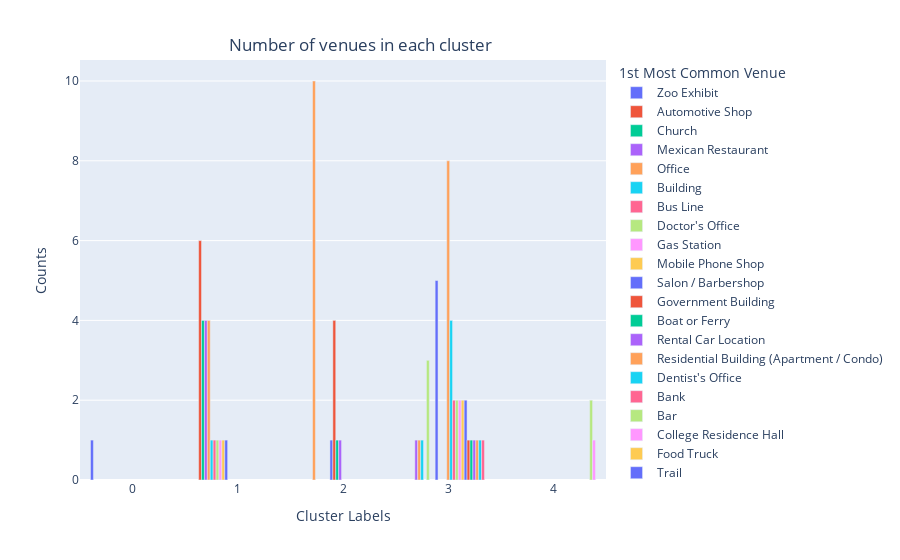

This figure's notebook cell:
### Code cell
# plot the group bar chart
import plotly.express as px 

fig = px.bar(common_vaneus_cluster, x="Cluster Labels", y="Counts", 
             color="1st Most Common Venue", hover_data=['1st Most Common Venue'], 
             barmode = 'group') 

fig.update_layout(
    title={
        'text': "Number of venues in each cluster",
        'y':0.93,
        'x':0.4,
        'xanchor': 'center',
        'yanchor': 'top'})

fig.show()

### Figure 1 — Plotly figure (JSON) as saved in the notebook; plotly's stock layout.template omitted (floating-point values rounded to 4 significant figures)
{"data": [{"alignmentgroup": "True", "customdata": [["Zoo Exhibit"]], "hovertemplate": "1st Most Common Venue=%{customdata[0]}<br>Cluster Labels=%{x}<br>Counts=%{y}<extra></extra>", "legendgroup": "Zoo Exhibit", "marker": {"color": "#636efa"}, "name": "Zoo Exhibit", "offsetgroup": "Zoo Exhibit", "orientation": "v", "showlegend": true, "textposition": "auto", "type": "bar", "x": [0], "xaxis": "x", "y": [1], "yaxis": "y"}, {"alignmentgroup": "True", "customdata": [["Automotive Shop"]], "hovertemplate": "1st Most Common Venue=%{customdata[0]}<br>Cluster Labels=%{x}<br>Counts=%{y}<extra></extra>", "legendgroup": "Automotive Shop", "marker": {"color": "#EF553B"}, "name": "Automotive Shop", "offsetgroup": "Automotive Shop", "orientation": "v", "showlegend": true, "textposition": "auto", "type": "bar", "x": [1], "xaxis": "x", "y": [6], "yaxis": "y"}, {"alignmentgroup": "True", "customdata": [["Church"]], "hovertemplate": "1st Most Common Venue=%{customdata[0]}<br>Cluster Labels=%{x}<br>Counts=%{y}<extra></extra>", "legendgroup": "Church", "marker": {"color": "#00cc96"}, "name": "Church", "offsetgroup": "Church", "orientation": "v", "showlegend": true, "textposition": "auto", "type": "bar", "x": [1], "xaxis": "x", "y": [4], "yaxis": "y"}, {"alignmentgroup": "True", "customdata": [["Mexican Restaurant"], ["Mexican Restaurant"]], "hovertemplate": "1st Most Common Venue=%{customdata[0]}<br>Cluster Labels=%{x}<br>Counts=%{y}<extra></extra>", "legendgroup": "Mexican Restaurant", "marker": {"color": "#ab63fa"}, "name": "Mexican Restaurant", "offsetgroup": "Mexican Restaurant", "orientation": "v", "showlegend": true, "textposition": "auto", "type": "bar", "x": [1, 3], "xaxis": "x", "y": [4, 1], "yaxis": "y"}, {"alignmentgroup": "True", "customdata": [["Office"], ["Office"], ["Office"]], "hovertemplate": "1st Most Common Venue=%{customdata[0]}<br>Cluster Labels=%{x}<br>Counts=%{y}<extra></extra>", "legendgroup": "Office", "marker": {"color": "#FFA15A"}, "name": "Office", "offsetgroup": "Office", "orientation": "v", "showlegend": true, "textposition": "auto", "type": "bar", "x": [1, 2, 3], "xaxis": "x", "y": [4, 10, 1], "yaxis": "y"}, {"alignmentgroup": "True", "customdata": [["Building"], ["Building"]], "hovertemplate": "1st Most Common Venue=%{customdata[0]}<br>Cluster Labels=%{x}<br>Counts=%{y}<extra></extra>", "legendgroup": "Building", "marker": {"color": "#19d3f3"}, "name": "Building", "offsetgroup": "Building", "orientation": "v", "showlegend": true, "textposition": "auto", "type": "bar", "x": [1, 3], "xaxis": "x", "y": [1, 1], "yaxis": "y"}, {"alignmentgroup": "True", "customdata": [["Bus Line"]], "hovertemplate": "1st Most Common Venue=%{customdata[0]}<br>Cluster Labels=%{x}<br>Counts=%{y}<extra></extra>", "legendgroup": "Bus Line", "marker": {"color": "#FF6692"}, "name": "Bus Line", "offsetgroup": "Bus Line", "orientation": "v", "showlegend": true, "textposition": "auto", "type": "bar", "x": [1], "xaxis": "x", "y": [1], "yaxis": "y"}, {"alignmentgroup": "True", "customdata": [["Doctor's Office"], ["Doctor's Office"]], "hovertemplate": "1st Most Common Venue=%{customdata[0]}<br>Cluster Labels=%{x}<br>Counts=%{y}<extra></extra>", "legendgroup": "Doctor's Office", "marker": {"color": "#B6E880"}, "name": "Doctor's Office", "offsetgroup": "Doctor's Office", "orientation": "v", "showlegend": true, "textposition": "auto", "type": "bar", "x": [1, 3], "xaxis": "x", "y": [1, 3], "yaxis": "y"}, {"alignmentgroup": "True", "customdata": [["Gas Station"]], "hovertemplate": "1st Most Common Venue=%{customdata[0]}<br>Cluster Labels=%{x}<br>Counts=%{y}<extra></extra>", "legendgroup": "Gas Station", "marker": {"color": "#FF97FF"}, "name": "Gas Station", "offsetgroup": "Gas Station", "orientation": "v", "showlegend": true, "textposition": "auto", "type": "bar", "x": [1], "xaxis": "x", "y": [1], "yaxis": "y"}, {"alignmentgroup": "True", "customdata": [["Mobile Phone Shop"]], "hovertemplate": "1st Most Common Venue=%{customdata[0]}<br>Cluster Labels=%{x}<br>Counts=%{y}<extra></extra>", "legendgroup": "Mobile Phone Shop", "marker": {"color": "#FECB52"}, "name": "Mobile Phone Shop", "offsetgroup": "Mobile Phone Shop", "orientation": "v", "showlegend": true, "textposition": "auto", "type": "bar", "x": [1], "xaxis": "x", "y": [1], "yaxis": "y"}, {"alignmentgroup": "True", "customdata": [["Salon / Barbershop"], ["Salon / Barbershop"], ["Salon / Barbershop"]], "hovertemplate": "1st Most Common Venue=%{customdata[0]}<br>Cluster Labels=%{x}<br>Counts=%{y}<extra></extra>", "legendgroup": "Salon / Barbershop", "marker": {"color": "#636efa"}, "name": "Salon / Barbershop", "offsetgroup": "Salon / Barbershop", "orientation": "v", "showlegend": true, "textposition": "auto", "type": "bar", "x": [1, 2, 3], "xaxis": "x", "y": [1, 1, 5], "yaxis": "y"}, {"alignmentgroup": "True", "customdata": [["Government Building"]], "hovertemplate": "1st Most Common Venue=%{customdata[0]}<br>Cluster Labels=%{x}<br>Counts=%{y}<extra></extra>", "legendgroup": "Government Building", "marker": {"color": "#EF553B"}, "name": "Government Building", "offsetgroup": "Government Building", "orientation": "v", "showlegend": true, "textposition": "auto", "type": "bar", "x": [2], "xaxis": "x", "y": [4], "yaxis": "y"}, {"alignmentgroup": "True", "customdata": [["Boat or Ferry"]], "hovertemplate": "1st Most Common Venue=%{customdata[0]}<br>Cluster Labels=%{x}<br>Counts=%{y}<extra></extra>", "legendgroup": "Boat or Ferry", "marker": {"color": "#00cc96"}, "name": "Boat or Ferry", "offsetgroup": "Boat or Ferry", "orientation": "v", "showlegend": true, "textposition": "auto", "type": "bar", "x": [2], "xaxis": "x", "y": [1], "yaxis": "y"}, {"alignmentgroup": "True", "customdata": [["Rental Car Location"]], "hovertemplate": "1st Most Common Venue=%{customdata[0]}<br>Cluster Labels=%{x}<br>Counts=%{y}<extra></extra>", "legendgroup": "Rental Car Location", "marker": {"color": "#ab63fa"}, "name": "Rental Car Location", "offsetgroup": "Rental Car Location", "orientation": "v", "showlegend": true, "textposition": "auto", "type": "bar", "x": [2], "xaxis": "x", "y": [1], "yaxis": "y"}, {"alignmentgroup": "True", "customdata": [["Residential Building (Apartment / Condo)"]], "hovertemplate": "1st Most Common Venue=%{customdata[0]}<br>Cluster Labels=%{x}<br>Counts=%{y}<extra></extra>", "legendgroup": "Residential Building (Apartment / Condo)", "marker": {"color": "#FFA15A"}, "name": "Residential Building (Apartment / Condo)", "offsetgroup": "Residential Building (Apartment / Condo)", "orientation": "v", "showlegend": true, "textposition": "auto", "type": "bar", "x": [3], "xaxis": "x", "y": [8], "yaxis": "y"}, {"alignmentgroup": "True", "customdata": [["Dentist's Office"]], "hovertemplate": "1st Most Common Venue=%{customdata[0]}<br>Cluster Labels=%{x}<br>Counts=%{y}<extra></extra>", "legendgroup": "Dentist's Office", "marker": {"color": "#19d3f3"}, "name": "Dentist's Office", "offsetgroup": "Dentist's Office", "orientation": "v", "showlegend": true, "textposition": "auto", "type": "bar", "x": [3], "xaxis": "x", "y": [4], "yaxis": "y"}, {"alignmentgroup": "True", "customdata": [["Bank"]], "hovertemplate": "1st Most Common Venue=%{customdata[0]}<br>Cluster Labels=%{x}<br>Counts=%{y}<extra></extra>", "legendgroup": "Bank", "marker": {"color": "#FF6692"}, "name": "Bank", "offsetgroup": "Bank", "orientation": "v", "showlegend": true, "textposition": "auto", "type": "bar", "x": [3], "xaxis": "x", "y": [2], "yaxis": "y"}, {"alignmentgroup": "True", "customdata": [["Bar"]], "hovertemplate": "1st Most Common Venue=%{customdata[0]}<br>Cluster Labels=%{x}<br>Counts=%{y}<extra></extra>", "legendgroup": "Bar", "marker": {"color": "#B6E880"}, "name": "Bar", "offsetgroup": "Bar", "orientation": "v", "showlegend": true, "textposition": "auto", "type": "bar", "x": [3], "xaxis": "x", "y": [2], "yaxis": "y"}, {"alignmentgroup": "True", "customdata": [["College Residence Hall"]], "hovertemplate": "1st Most Common Venue=%{customdata[0]}<br>Cluster Labels=%{x}<br>Counts=%{y}<extra></extra>", "legendgroup": "College Residence Hall", "marker": {"color": "#FF97FF"}, "name": "College Residence Hall", "offsetgroup": "College Residence Hall", "orientation": "v", "showlegend": true, "textposition": "auto", "type": "bar", "x": [3], "xaxis": "x", "y": [2], "yaxis": "y"}, {"alignmentgroup": "True", "customdata": [["Food Truck"]], "hovertemplate": "1st Most Common Venue=%{customdata[0]}<br>Cluster Labels=%{x}<br>Counts=%{y}<extra></extra>", "legendgroup": "Food Truck", "marker": {"color": "#FECB52"}, "name": "Food Truck", "offsetgroup": "Food Truck", "orientation": "v", "showlegend": true, "textposition": "auto", "type": "bar", "x": [3], "xaxis": "x", "y": [2], "yaxis": "y"}, {"alignmentgroup": "True", "customdata": [["Trail"]], "hovertemplate": "1st Most Common Venue=%{customdata[0]}<br>Cluster Labels=%{x}<br>Counts=%{y}<extra></extra>", "legendgroup": "Trail", "marker": {"color": "#636efa"}, "name": "Trail", "offsetgroup": "Trail", "orientation": "v", "showlegend": true, "textposition": "auto", "type": "bar", "x": [3], "xaxis": "x", "y": [2], "yaxis": "y"}, {"alignmentgroup": "True", "customdata": [["Antique Shop"]], "hovertemplate": "1st Most Common Venue=%{customdata[0]}<br>Cluster Labels=%{x}<br>Counts=%{y}<extra></extra>", "legendgroup": "Antique Shop", "marker": {"color": "#EF553B"}, "name": "Antique Shop", "offsetgroup": "Antique Shop", "orientation": "v", "showlegend": true, "textposition": "auto", "type": "bar", "x": [3], "xaxis": "x", "y": [1], "yaxis": "y"}, {"alignmentgroup": "True", "customdata": [["Gym / Fitness Center"]], "hovertemplate": "1st Most Common Venue=%{customdata[0]}<br>Cluster Labels=%{x}<br>Counts=%{y}<extra></extra>", "legendgroup": "Gym / Fitness Center", "marker": {"color": "#00cc96"}, "name": "Gym / Fitness Center", "offsetgroup": "Gym / Fitness Center", "orientation": "v", "showlegend": true, "textposition": "auto", "type": "bar", "x": [3], "xaxis": "x", "y": [1], "yaxis": "y"}, {"alignmentgroup": "True", "customdata": [["Italian Restaurant"]], "hovertemplate": "1st Most Common Venue=%{customdata[0]}<br>Cluster Labels=%{x}<br>Counts=%{y}<extra></extra>", "legendgroup": "Italian Restaurant", "marker": {"color": "#ab63fa"}, "name": "Italian Restaurant", "offsetgroup": "Italian Restaurant", "orientation": "v", "showlegend": true, "textposition": "auto", "type": "bar", "x": [3], "xaxis": "x", "y": [1], "yaxis": "y"}, {"alignmentgroup": "True", "customdata": [["Park"]], "hovertemplate": "1st Most Common Venue=%{customdata[0]}<br>Cluster Labels=%{x}<br>Counts=%{y}<extra></extra>", "legendgroup": "Park", "marker": {"color": "#FFA15A"}, "name": "Park", "offsetgroup": "Park", "orientation": "v", "showlegend": true, "textposition": "auto", "type": "bar", "x": [3], "xaxis": "x", "y": [1], "yaxis": "y"}, {"alignmentgroup": "True", "customdata": [["Playground"]], "hovertemplate": "1st Most Common Venue=%{customdata[0]}<br>Cluster Labels=%{x}<br>Counts=%{y}<extra></extra>", "legendgroup": "Playground", "marker": {"color": "#19d3f3"}, "name": "Playground", "offsetgroup": "Playground", "orientation": "v", "showlegend": true, "textposition": "auto", "type": "bar", "x": [3], "xaxis": "x", "y": [1], "yaxis": "y"}, {"alignmentgroup": "True", "customdata": [["Real Estate Office"]], "hovertemplate": "1st Most Common Venue=%{customdata[0]}<br>Cluster Labels=%{x}<br>Counts=%{y}<extra></extra>", "legendgroup": "Real Estate Office", "marker": {"color": "#FF6692"}, "name": "Real Estate Office", "offsetgroup": "Real Estate Office", "orientation": "v", "showlegend": true, "textposition": "auto", "type": "bar", "x": [3], "xaxis": "x", "y": [1], "yaxis": "y"}, {"alignmentgroup": "True", "customdata": [["College Classroom"]], "hovertemplate": "1st Most Common Venue=%{customdata[0]}<br>Cluster Labels=%{x}<br>Counts=%{y}<extra></extra>", "legendgroup": "College Classroom", "marker": {"color": "#B6E880"}, "name": "College Classroom", "offsetgroup": "College Classroom", "orientation": "v", "showlegend": true, "textposition": "auto", "type": "bar", "x": [4], "xaxis": "x", "y": [2], "yaxis": "y"}, {"alignmentgroup": "True", "customdata": [["High School"]], "hovertemplate": "1st Most Common Venue=%{customdata[0]}<br>Cluster Labels=%{x}<br>Counts=%{y}<extra></extra>", "legendgroup": "High School", "marker": {"color": "#FF97FF"}, "name": "High School", "offsetgroup": "High School", "orientation": "v", "showlegend": true, "textposition": "auto", "type": "bar", "x": [4], "xaxis": "x", "y": [1], "yaxis": "y"}], "layout": {"barmode": "group", "legend": {"title": {"text": "1st Most Common Venue"}, "tracegroupgap": 0}, "margin": {"t": 60}, "title": {"text": "Number of venues in each cluster", "x": 0.4, "xanchor": "center", "y": 0.93, "yanchor": "top"}, "xaxis": {"anchor": "y", "domain": [0, 1], "title": {"text": "Cluster Labels"}}, "yaxis": {"anchor": "x", "domain": [0, 1], "title": {"text": "Counts"}}}}
